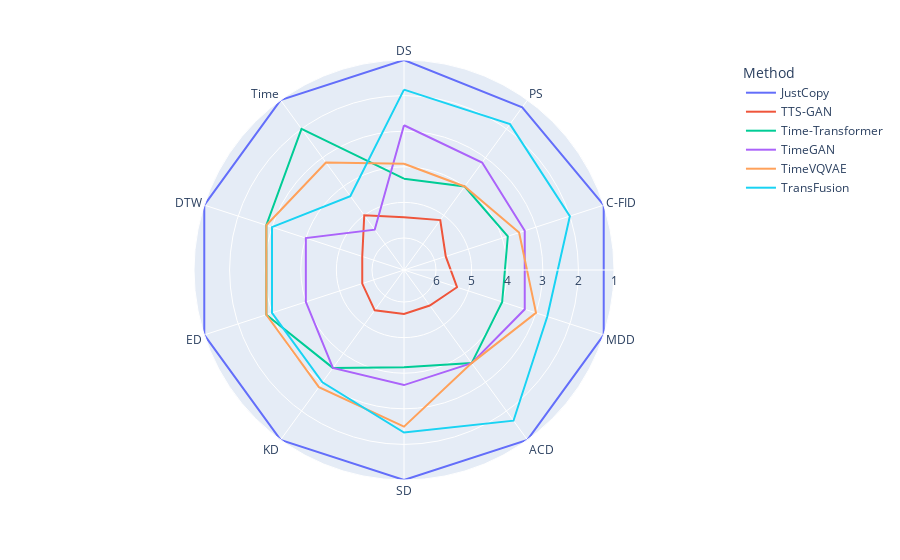

Notebook code cell kept with this figure:
### Markdown cell above
## Spider Plots

### Code cell
rankings = df_all.unstack(level=1).rank()

ranking_by_metric = rankings.stack().reset_index().groupby("Method").mean()
spider_by_metric = ranking_by_metric.reset_index().melt(id_vars="Method")
px.line_polar(spider_by_metric, r="value", theta="variable", color="Method", line_close=True) \
    .update_layout(polar={"radialaxis": {"range": [6.9, 1], "dtick": 1}})

### Figure 1 — Plotly figure (JSON) as saved in the notebook; plotly's stock layout.template omitted (floating-point values rounded to 4 significant figures)
{"data": [{"hovertemplate": "Method=JustCopy<br>value=%{r}<br>variable=%{theta}<extra></extra>", "legendgroup": "JustCopy", "line": {"color": "#636efa", "dash": "solid"}, "marker": {"symbol": "circle"}, "mode": "lines", "name": "JustCopy", "r": [1, 1.25, 1, 1, 1, 1, 1, 1, 1, 1, 1], "showlegend": true, "subplot": "polar", "theta": ["DS", "PS", "C-FID", "MDD", "ACD", "SD", "KD", "ED", "DTW", "Time", "DS"], "type": "scatterpolar"}, {"hovertemplate": "Method=TTS-GAN<br>value=%{r}<br>variable=%{theta}<extra></extra>", "legendgroup": "TTS-GAN", "line": {"color": "#EF553B", "dash": "solid"}, "marker": {"symbol": "circle"}, "mode": "lines", "name": "TTS-GAN", "r": [5.417, 5.167, 5.667, 5.333, 5.667, 5.667, 5.5, 5.667, 5.667, 5, 5.417], "showlegend": true, "subplot": "polar", "theta": ["DS", "PS", "C-FID", "MDD", "ACD", "SD", "KD", "ED", "DTW", "Time", "DS"], "type": "scatterpolar"}, {"hovertemplate": "Method=Time-Transformer<br>value=%{r}<br>variable=%{theta}<extra></extra>", "legendgroup": "Time-Transformer", "line": {"color": "#00cc96", "dash": "solid"}, "marker": {"symbol": "circle"}, "mode": "lines", "name": "Time-Transformer", "r": [4.333, 4, 3.833, 4, 3.667, 4.167, 3.5, 2.833, 2.833, 2, 4.333], "showlegend": true, "subplot": "polar", "theta": ["DS", "PS", "C-FID", "MDD", "ACD", "SD", "KD", "ED", "DTW", "Time", "DS"], "type": "scatterpolar"}, {"hovertemplate": "Method=TimeGAN<br>value=%{r}<br>variable=%{theta}<extra></extra>", "legendgroup": "TimeGAN", "line": {"color": "#ab63fa", "dash": "solid"}, "marker": {"symbol": "circle"}, "mode": "lines", "name": "TimeGAN", "r": [2.833, 3.167, 3.333, 3.333, 3.667, 3.667, 3.5, 4, 4, 5.5, 2.833], "showlegend": true, "subplot": "polar", "theta": ["DS", "PS", "C-FID", "MDD", "ACD", "SD", "KD", "ED", "DTW", "Time", "DS"], "type": "scatterpolar"}, {"hovertemplate": "Method=TimeVQVAE<br>value=%{r}<br>variable=%{theta}<extra></extra>", "legendgroup": "TimeVQVAE", "line": {"color": "#FFA15A", "dash": "solid"}, "marker": {"symbol": "circle"}, "mode": "lines", "name": "TimeVQVAE", "r": [3.917, 4, 3.5, 3, 3.667, 2.5, 2.833, 2.833, 2.833, 3.167, 3.917], "showlegend": true, "subplot": "polar", "theta": ["DS", "PS", "C-FID", "MDD", "ACD", "SD", "KD", "ED", "DTW", "Time", "DS"], "type": "scatterpolar"}, {"hovertemplate": "Method=TransFusion<br>value=%{r}<br>variable=%{theta}<extra></extra>", "legendgroup": "TransFusion", "line": {"color": "#19d3f3", "dash": "solid"}, "marker": {"symbol": "circle"}, "mode": "lines", "name": "TransFusion", "r": [1.833, 1.833, 2, 2.667, 1.667, 2.333, 3, 3, 3, 4.333, 1.833], "showlegend": true, "subplot": "polar", "theta": ["DS", "PS", "C-FID", "MDD", "ACD", "SD", "KD", "ED", "DTW", "Time", "DS"], "type": "scatterpolar"}], "layout": {"legend": {"title": {"text": "Method"}, "tracegroupgap": 0}, "margin": {"t": 60}, "polar": {"angularaxis": {"direction": "clockwise", "rotation": 90}, "domain": {"x": [0, 1], "y": [0, 1]}, "radialaxis": {"dtick": 1, "range": [6.9, 1]}}}}
